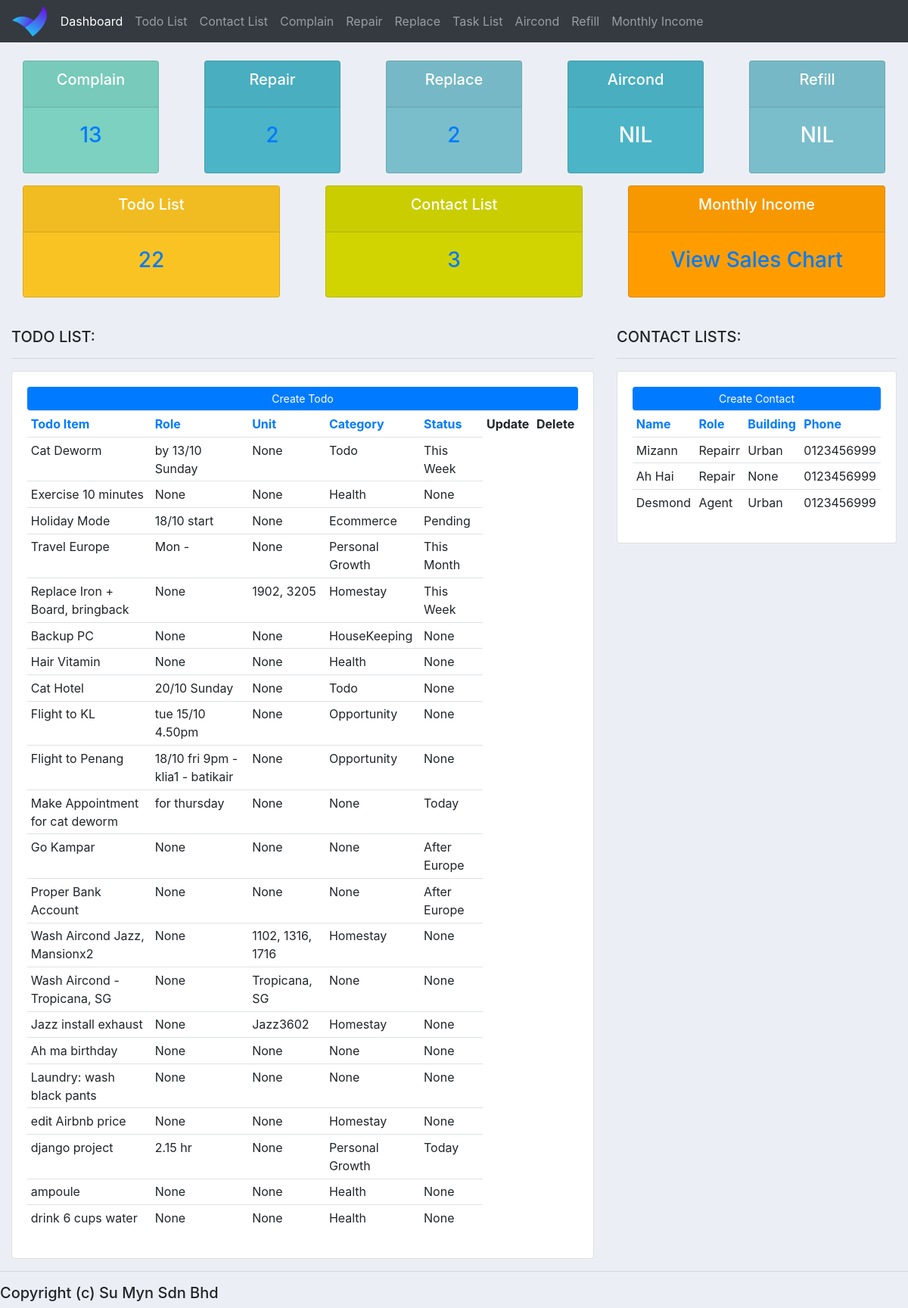
The page / on the database its author committed.
### homestay_app/models.py (models this page shows, shortened)
class TodoList(models.Model):
    CATEGORY = (
        ("Not Chosen", "Not Chosen"),
        ("Todo", "Todo"),
        ("Personal Growth", "Personal Growth"),
        ("Money Matter", "Money Matter"),
        ("Health", "Health"),
        ("Opportunity", "Opportunity"),
        ("Homestay", "Homestay"),
        ("Stock Market", "Stock Market"),
        ("Ecommerce", "Ecommerce"),
        ("HouseKeeping", "HouseKeeping")
    )
    STATUS = (
        ("Not Chosen", "Not Chosen"),
        ("Today", "Today"),
        ("Tomorrow", "Tomorrow"),
        ("Pending", "Pending"),
        ("Done", "Done"),
        ("This Week", "This Week"),
        ("This Month", "This Month"),
        ("This Year", "This Year"),
        ("After Europe", "After Europe"),
    )
    todo_item = models.CharField(max_length=200, null=True, blank=True)
    remark = models.CharField(max_length=200, null=True, blank=True)
    unit = models.CharField(max_length=30, null=True, blank=True)
    category = models.CharField(max_length=30, null=True, blank=True, choices=CATEGORY)
    status =  models.CharField(max_length=30, blank=True, null=True, choices=STATUS)
    date = models.CharField(max_length=30, null=True, blank=True)
    day = models.CharField(max_length=30, null=True, blank=True)
    created_at = models.DateTimeField(auto_now_add=True, null=True, blank=True)
    updated_at = models.DateTimeField(auto_now=True, null=True, blank=True)

class ContactList(models.Model):
    name = models.CharField(max_length=30, null=True, blank=True)
    role = models.CharField(max_length=30, null=True, blank=True)
    building = models.CharField(max_length=30, null=True, blank=True)
    phone =  models.CharField(max_length=30, blank=True, null=True)
    remark = models.CharField(max_length=200, null=True, blank=True)
    tags = models.ManyToManyField(Tag, blank=True)
    created_at = models.DateTimeField(auto_now_add=True, null=True, blank=True)
    updated_at = models.DateTimeField(auto_now=True, null=True, blank=True)

### homestay_app/views.py (the view)
# urls.py: path('', views.index, name='index'),
def index(request):
	contact_list = ContactList.objects.all()
	todo_list = TodoList.objects.all()
	complain_list = ComplainList.objects.all()
	repair_list = RepairList.objects.all()
	replace_list = ReplaceList.objects.all()
	sort_by = request.GET.get('sort', '')
	valid_sort_fields_contactlist = ['name', 'role', 'building', 'phone']
	valid_sort_fields_todolist = ['todo_item', 'remark', 'unit', 'category', 'status', 'created_at']
	if sort_by in valid_sort_fields_contactlist:
		contact_list = contact_list.order_by(F(sort_by).asc(nulls_last=True))
	if sort_by in valid_sort_fields_todolist:
		todo_list =todo_list.order_by(F(sort_by).asc(nulls_last=True))
	return render(request, 'index.html', {'contact_list': contact_list, 'current_sort': sort_by, 'todo_list': todo_list, 'complain_list': complain_list, 'repair_list': repair_list, 'replace_list': replace_list})

### homestay_app/templates/index.html (shortened to what this page needs)
{%  extends 'base.html' %}
{% block content %}
{%  include 'status.html' %}
<br>
<div class="row">
	<div class="col-md-8">
		<h5>TODO LIST:</h5>
		<hr>
		<div class="card card-body">
			<a class="btn btn-primary  btn-sm btn-block" href="">Create Todo</a>
			<table class="table table-sm">
				<tr>
					<th><a href="?sort=todo_item" class="{% if current_sort == 'todo_item' %}sort-indicator-todolist{% endif %}">Todo Item</a></th>
					<th><a href="?sort=remark" class="{% if current_sort == 'remark' %}sort-indicator-todolist{% endif %}">Role</a></th>
					<th><a href="?sort=unit" class="{% if current_sort == 'unit' %}sort-indicator-todolist{% endif %}">Unit</a></th>
					<th><a href="?sort=category" class="{% if current_sort == 'category' %}sort-indicator-todolist{% endif %}">Category</a></th>
					<th><a href="?sort=status" class="{% if current_sort == 'status' %}sort-indicator-todolist{% endif %}">Status</a></th>
					<th>Update</th>
					<th>Delete</th>
				</tr>
				{% for m in todo_list %}
					<tr>
						<td>{{m.todo_item}}</td>
						<td>{{m.remark}}</td>
						<td>{{m.unit}}</td>
						<td>{{m.category}}</td>
						<td>{{m.status}}</td>
					</tr>
				{% endfor %}
			</table>
		</div>
	</div>
	<div class="col-md-4">
		<h5>CONTACT LISTS:</h5>
		<hr>
		<div class="card card-body">
			<a class="btn btn-primary  btn-sm btn-block" href="">Create Contact</a>
			<table class="table table-sm">
				<tr>
					<th><a href="?sort=name" class="{% if current_sort == 'name' %}sort-indicator-contactlist{% endif %}">Name</a></th>
					<th><a href="?sort=role" class="{% if current_sort == 'role' %}sort-indicator-contactlist{% endif %}">Role</a></th>
					<th><a href="?sort=building" class="{% if current_sort == 'building' %}sort-indicator-contactlist{% endif %}">Building</a></th>
					<th><a href="?sort=phone" class="{% if current_sort == 'phone' %}sort-indicator-contactlist{% endif %}">Phone</a></th>
				</tr>
				{% for n in contact_list %}
					<tr>
						<td>{{n.name}}</td>
						<td>{{n.role}}</td>
						<td>{{n.building}}</td>
						<td>{{n.phone}}</td>
					</tr>
				{% endfor %}
			</table>
		</div>
	</div>
</div>
{% endblock %}

### homestay_app/templates/base.html (shortened to what this page needs)
{% load static %}
<!DOCTYPE html>
<html>
<head>
	<link rel="stylesheet" href="https://stackpath.bootstrapcdn.com/bootstrap/4.3.1/css/bootstrap.min.css">
	<link rel="stylesheet" type="text/css" href="{% static '/css/base.css' %}">
	<link rel="stylesheet" href="https://cdnjs.cloudflare.com/ajax/libs/chartist/0.11.4/chartist.min.css">
</head>
<body>
	{%  include 'navbar.html' %}
	<div class="container-fluid">
	{% block content %}
	{% endblock %}
    </div>
	<hr>
	<h5>Copyright (c) Su Myn Sdn Bhd</h5>
</body>
</html>

### homestay_app/templates/navbar.html (shortened to what this page needs)
{% load static %}
<nav class="navbar navbar-expand-lg navbar-dark bg-dark">
  <img src="{% static 'images/logo33.png' %}" class="navbar-logo">
  <div class="collapse navbar-collapse" id="navbarNav">
    <ul class="navbar-nav">
      <li class="nav-item active">
        <a class="nav-link" href="{% url 'index' %}">Dashboard</a>
      </li>
      <li class="nav-item">
        <a class="nav-link" href="{% url 'todoList' %}">Todo List</a>
      </li>
      <li class="nav-item">
        <a class="nav-link" href="{% url 'contactList' %}">Contact List</a>
      </li>
      <li class="nav-item">
        <a class="nav-link" href="{% url 'complainList' %}">Complain</a>
      </li>
      <li class="nav-item">
        <a class="nav-link" href="{% url 'repairList' %}">Repair</a>
      </li>
      <li class="nav-item">
        <a class="nav-link" href="{% url 'replaceList' %}">Replace</a>
      </li>
      <li class="nav-item">
        <a class="nav-link" href="{% url 'taskList' %}">Task List</a>
      </li>
      <li class="nav-item">
        <a class="nav-link" href="#">Aircond</a>
      </li>
      <li class="nav-item">
        <a class="nav-link" href="#">Refill</a>
      </li>
      <li class="nav-item">
        <a class="nav-link" href="#">Monthly Income</a>
      </li>
    </ul>
  </div>
</nav>

### homestay_app/templates/status.html
<br>
<div class="row">
	<div class="col">
		<div class="col-md">
			<div class="card text-center text-white  mb-3" id="orders-pending">
			  	<div class="card-header">
					<h5 class="card-title">Complain</h5>
			  	</div>
			  	<div class="card-body">
					 <a href="{% url 'complainList' %}">
						 <h3 class="card-title">{{complain_list.count}}</h3>
					 </a>
			  	</div>
			</div>
		</div>
	</div>
	<div class="col">
		<div class="col-md">
			<div class="card text-center text-white  mb-3" id="total-orders">
			  	<div class="card-header">
			  		<h5 class="card-title">Repair</h5>
			  	</div>
			  	<div class="card-body">
					<a href="{% url 'repairList' %}">
			    		<h3 class="card-title">{{repair_list.count}}</h3>
					</a>
			  	</div>
			</div>
		</div>
	</div>
	<div class="col">
		<div class="col-md">
			<div class="card text-center text-white  mb-3" id="orders-delivered">
			  	<div class="card-header">
			  		<h5 class="card-title">Replace</h5>
			  	</div>
			  	<div class="card-body">
					<a href="{% url 'replaceList' %}">
			    		<h3 class="card-title">{{replace_list.count}}</h3>
					</a>
			  	</div>
			</div>
		</div>
	</div>
	<div class="col">
		<div class="col-md">
			<div class="card text-center text-white  mb-3" id="total-orders">
			  	<div class="card-header">
			  		<h5 class="card-title">Aircond</h5>
			  	</div>
			  	<div class="card-body">
			    	<h3 class="card-title">NIL</h3>
			  	</div>
			</div>
		</div>
	</div>
	<div class="col">
		<div class="col-md">
			<div class="card text-center text-white  mb-3" id="orders-delivered">
			  	<div class="card-header">
			  		<h5 class="card-title">Refill</h5>
			  	</div>
			  	<div class="card-body">
			    	<h3 class="card-title">NIL</h3>
			  	</div>
			</div>
		</div>
	</div>
</div>
<div class="row">
	<div class="col">
		<div class="col-md">
			<div class="card text-center text-white  mb-3" id="orders-deliveredddd">
			  	<div class="card-header">
			  		<h5 class="card-title">Todo List</h5>
			  	</div>
			  	<div class="card-body">
					<a href="{% url 'todoList' %}">
			    		<h3 class="card-title">{{todo_list.count}}</h3>
					</a>
			  	</div>
			</div>
		</div>
	</div>
	<div class="col">
		<div class="col-md">
			<div class="card text-center text-white  mb-3" id="orders-deliveredd">
			  	<div class="card-header">
			  		<h5 class="card-title">Contact List</h5>
			  	</div>
			  	<div class="card-body">
					 <a href="{% url 'contactList' %}">
						 <h3 class="card-title">{{contact_list.count}}</h3>
					 </a>
			  	</div>
			</div>
		</div>
	</div>
	<div class="col">
		<div class="col-md">
			<div class="card text-center text-white  mb-3" id="orders-delivereddd">
			  	<div class="card-header">
			  		<h5 class="card-title">Monthly Income</h5>
			  	</div>
			  	<div class="card-body">
			    	<h3 id="nil-2" class="card-title"><a href="{% url 'sales_chart' %}">View Sales Chart</a></h3>
			  	</div>
			</div>
		</div>
	</div>
	</div>

### static/css/base.css (style rules this page uses)
.navbar-logo { height: 40px; width: auto; margin-right: 10px; }
body { background-color: #ebeff5; }
#total-orders { background-color: #4cb4c7; }
#orders-delivered { background-color: #7abecc; }
#orders-pending { background-color: #7CD1C0; }
#orders-deliveredd { background-color: #d1d400; }
#orders-delivereddd { background-color: #ff9d00; }
#orders-deliveredddd { background-color: #f9c323; }

### rows shown on the page
TodoList: todo_item "Cat Deworm", remark "by 13/10 Sunday", unit "None", category "Todo", status "This Week"
TodoList: todo_item "Exercise 10 minutes", remark "None", unit "None", category "Health", status "None"
TodoList: todo_item "Holiday Mode", remark "18/10 start", unit "None", category "Ecommerce", status "Pending"
TodoList: todo_item "Travel Europe", remark "Mon -", unit "None", category "Personal Growth", status "This Month"
TodoList: todo_item "Replace Iron + Board, bringback", remark "None", unit "1902, 3205", category "Homestay", status "This Week"
TodoList: todo_item "Backup PC", remark "None", unit "None", category "HouseKeeping", status "None"
TodoList: todo_item "Hair Vitamin", remark "None", unit "None", category "Health", status "None"
TodoList: todo_item "Cat Hotel", remark "20/10 Sunday", unit "None", category "Todo", status "None"
TodoList: todo_item "Flight to KL", remark "tue 15/10 4.50pm", unit "None", category "Opportunity", status "None"
TodoList: todo_item "Flight to Penang", remark "18/10 fri 9pm - klia1 - batikair", unit "None", category "Opportunity", status "None"
TodoList: todo_item "Make Appointment for cat deworm", remark "for thursday", unit "None", category "None", status "Today"
TodoList: todo_item "Go Kampar", remark "None", unit "None", category "None", status "After Europe"
TodoList: todo_item "Proper Bank Account", remark "None", unit "None", category "None", status "After Europe"
TodoList: todo_item "Wash Aircond Jazz, Mansionx2", remark "None", unit "1102, 1316, 1716", category "Homestay", status "None"
TodoList: todo_item "Wash Aircond - Tropicana, SG", remark "None", unit "Tropicana, SG", category "None", status "None"
TodoList: todo_item "Jazz install exhaust", remark "None", unit "Jazz3602", category "Homestay", status "None"
TodoList: todo_item "Ah ma birthday", remark "None", unit "None", category "None", status "None"
TodoList: todo_item "Laundry: wash black pants", remark "None", unit "None", category "None", status "None"
TodoList: todo_item "edit Airbnb price", remark "None", unit "None", category "Homestay", status "None"
TodoList: todo_item "django project", remark "2.15 hr", unit "None", category "Personal Growth", status "Today"
TodoList: todo_item "ampoule", remark "None", unit "None", category "Health", status "None"
TodoList: todo_item "drink 6 cups water", remark "None", unit "None", category "Health", status "None"
ContactList: name "Mizann", role "Repairr", building "Urban", phone "0123456999"
ContactList: name "Ah Hai", role "Repair", building "None", phone "0123456999"
ContactList: name "Desmond", role "Agent", building "Urban", phone "0123456999"

### other values the page prints
{{ complain_list.count }} "13"
{{ repair_list.count }} "2"
{{ replace_list.count }} "2"
{{ todo_list.count }} "22"
{{ contact_list.count }} "3"
